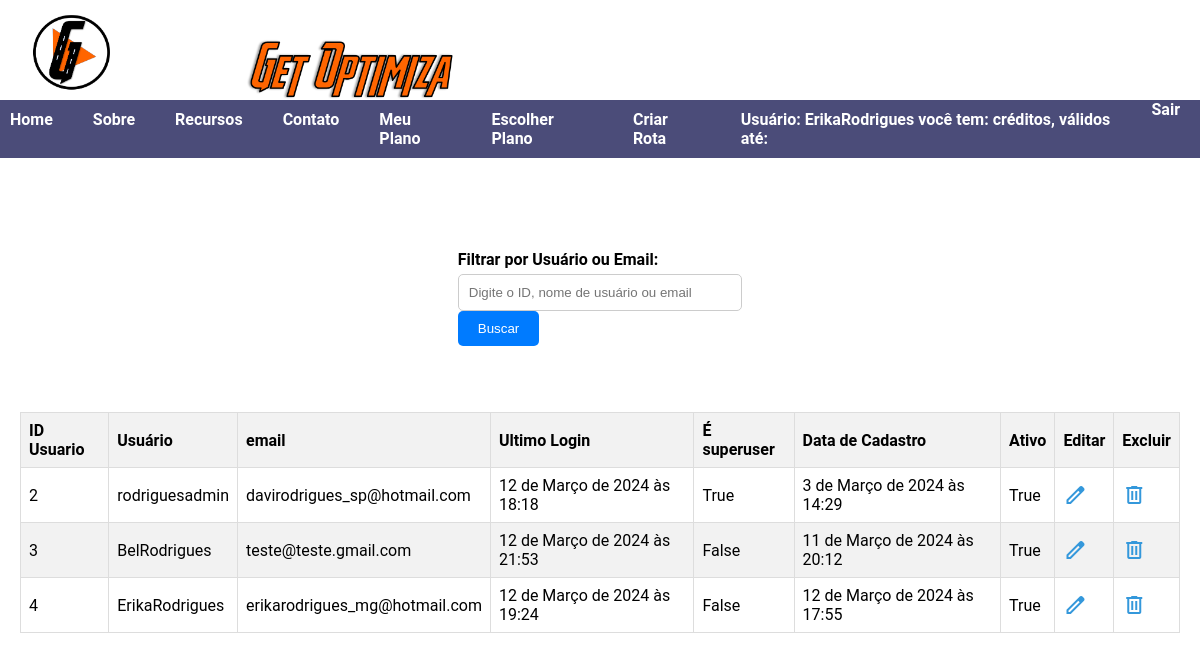
Screenshot of /lista_user/ (signed in) with the database file from the repository.
### roteirizacao/models.py (models this page shows, shortened)
class CustomUser(AbstractUser):
    choices_cargo = (
        ('U', 'Usuario'),
        ('Admin', 'Administrador'),
    )
    cargo = models.CharField(max_length=5, choices=choices_cargo)
    email = models.EmailField(unique=True)
    is_active = models.BooleanField(default=True)
    objects = CustomUserManager()
    groups = models.ManyToManyField('auth.Group', related_name='custom_user_set', blank=True)
    user_permissions = models.ManyToManyField('auth.Permission', related_name='custom_user_set', blank=True)
    def __init__(self, *args, **kwargs):
        super().__init__(*args, **kwargs)
        if not self.cargo:
            self.cargo = 'U'  # Define um valor padrão para o cargo caso não seja especificado
    class Meta:
        permissions = [
            ("pode_add_endereco", "Pode Adicionar Endereco"),
            ("pode_alterar_endereco", "Pode Alterar Endereco"),
            ("pode_deletar_endereco", "Pode Deletar Endereco"),
        ]

### roteirizacao/views.py (the view)
# urls.py: path('lista_user/', lista_user, name='lista_user'),
@login_required
def lista_user(request):
    filtro = request.GET.get('filtro')
    ic(filtro)
    if filtro:
        users = CustomUser.objects.filter(
            Q(id__icontains=filtro) |
            Q(username__icontains=filtro) |
            Q(email__icontains=filtro)
        )
    else:
        user = CustomUser.objects.all()
    return render(request, 'lista_user.html', {'users': user})

### roteirizacao/templates/lista_user.html (shortened to what this page needs)
{% extends 'base.html' %}
{% load static %}
{% block content %}
<div class="main-container">
    <div class="search-container">
        <form method="get" action="{% url 'lista_user' %}">
            <label for="filtro">Filtrar por Usuário ou Email:</label>
            <input type="text" id="filtro" name="filtro" placeholder="Digite o ID, nome de usuário ou email">
            <button class="btn-primary" type="submit">Buscar</button>
        </form>
    </div>
    <div class="table-container">
        <table>
            <thead>
                <tr>
                    <th>ID Usuario</th>
                    <th>Usuário</th>
                    <th>email</th>
                    <th>Ultimo Login</th>
                    <th>É superuser</th>
                    <th>Data de Cadastro</th>
                    <th>Ativo</th>
                    <th>Editar</th>
                    <th>Excluir</th>
                </tr>
            </thead>
            <tbody>
                {% for user in users %}
                <tr>
                    <td>{{ user.id }}</td>
                    <td>{{ user.username }}</td>
                    <td>{{ user.email }}</td>
                    <td>{{ user.last_login }}</td>
                    <td>{{ user.is_superuser }}</td>
                    <td>{{ user.date_joined }}</td>
                    <td>{{ user.is_active }}</td>
                    <td><a href="{% url 'editar_user' user.id %}"><span class="material-symbols-outlined">
                            </span></a></td>
                    <td><a href="{% url 'excluir_user' user.id %}"><span class="material-symbols-outlined">
                            </span></a></td>
                </tr>
                {% endfor %}
            </tbody>
        </table>
    </div>
</div>
{% endblock %}

### roteirizacao/templates/base.html (shortened to what this page needs)
{% load static %}
<!DOCTYPE html>
<html lang="pt-br">
<head>
    <link rel="stylesheet" type="text/css" href="https://cdnjs.cloudflare.com/ajax/libs/slick-carousel/1.8.1/slick.css"/>
    <link rel="stylesheet" type="text/css" href="https://cdnjs.cloudflare.com/ajax/libs/slick-carousel/1.8.1/slick-theme.css"/>
    <link rel="stylesheet" href="{% static 'style.css' %}">
</head>
<body>
    <div class="header-container">
        <div class="logo">
            <img src="{% static 'img/LogoGetSite.png' %}" alt="Logo da Empresa">
        </div>
        <div class="logo">
            <img src="{% static 'img/getoptimiza.png' %}" alt="Logo da Empresa 2" style="width: 40%;">
        </div>
        <nav class="nav-home">
            <ul>
                <li><a href="{% url 'home' %}">Home</a></li>
                <li><a href="#about">Sobre</a></li>
                <li><a href="#features">Recursos</a></li>
                <li><a href="#contact">Contato</a></li>
                <li><a href="#">Meu Plano</a></li>
                <li><a href="{% url 'escolher_plano' %}">Escolher Plano</a></li>
                <li><a href="{% url 'autoriza_criar_rota' %}">Criar Rota</a></li>
                {% if user.is_authenticated %}
                <li><a href="#">Usuário: {{ user.username }} você tem: {{ pagamento.quant_acesso }} créditos,  válidos até: {{ pagamento.valido_ate }}</a></li>
                <a href="#" onclick="event.preventDefault(); document.getElementById('logout-form').submit();">Sair</a>
                {% else %}
                    <li><a href="{% url 'login' %}">Login</a></li>
                    <li><a href="{% url 'signup' %}">Cadastro</a></li>
                {% endif %}
            </ul>
        </nav>
    </div>
    <main>
        <div class="main-container">
        {% block content %}
        {% endblock %}
        </div>
    </main>
</body>
</html>

### roteirizacao/static/style.css (style rules this page uses)
:root { --cor-primaria: #f38f00; --cor-secundaria: #023398; --cor-2: #ffa71e; --cor-3: #00f48f; --cor-4: #35ffa8; --cor-5: #9900ff; }
body { font-family: 'Roboto', sans-serif; background-color: #ffffff; color: #000000; margin: 0; padding: 0; }
.main-container { display: flex; justify-content: center; margin: 0 10px; }
.header-container { position: fixed; top: 0; width: 100%; background-color: #ffffff; z-index: 1000; display: flex; align-items: center; }
.logo { position: relative; top: 0; left: 0; margin-right: 10px; text-align: left; padding: 10px; }
.logo img { width: 100px; height: auto; }
.nav-home { background-color: #0b0d4abc; position: fixed; top: 0; left: 0; width: 100%; z-index: 1000; display: flex; margin-top: 100px; }
.nav-home ul { list-style: none; padding: 0; margin: 0; display: flex; }
.nav-home li { margin: 0; padding: 10px; display: inline; }
.nav-home a { text-decoration: none; color: white; font-weight: bold; font-size: 16px; margin-right: 20px; }
nav ul { list-style-type: none; margin: 0; padding: 0; }
nav ul li { display: inline; margin-right: 20px; }
main { margin-top: 150px; left: auto; }
table { width: 100%; border-collapse: collapse; margin-top: 30px; border-radius: 30px; border: none; }
a { color: #3498db; }
.btn-primary { background-color: #29f425; color: #fff; }
label { display: block; margin-bottom: 5px; font-weight: bold; }
input[type="text"], input[type="date"] { width: 100%; padding: 10px; border: 1px solid #ccc; border-radius: 5px; }
.btn-primary { background-color: #007bff; color: #fff; padding: 10px 20px; border: none; border-radius: 5px; cursor: pointer; }
.main-container { display: flex; flex-direction: column; align-items: center; margin-top: 100px; }
.search-container { margin-bottom: 20px; }
.table-container { width: 100%; }
table { width: 100%; border-collapse: collapse; }
thead th { background-color: #f2f2f2; border: 1px solid #ddd; padding: 8px; text-align: left; }
tbody td { border: 1px solid #ddd; padding: 8px; }
tbody tr:nth-child(even) { background-color: #f2f2f2; }

### rows the page displays
CustomUser: username "ErikaRodrigues", id "4", email "erikarodrigues_mg@hotmail.com", last_login "12 de Março de 2024 às 19:24", is_superuser "False", date_joined "12 de Março de 2024 às 17:55", is_active "True"
CustomUser: id "2", username "rodriguesadmin", email "davirodrigues_sp@hotmail.com", last_login "12 de Março de 2024 às 18:18", is_superuser "True", date_joined "3 de Março de 2024 às 14:29", is_active "True"
CustomUser: id "3", username "BelRodrigues", email "teste@teste.gmail.com", last_login "12 de Março de 2024 às 21:53", is_superuser "False", date_joined "11 de Março de 2024 às 20:12", is_active "True"
